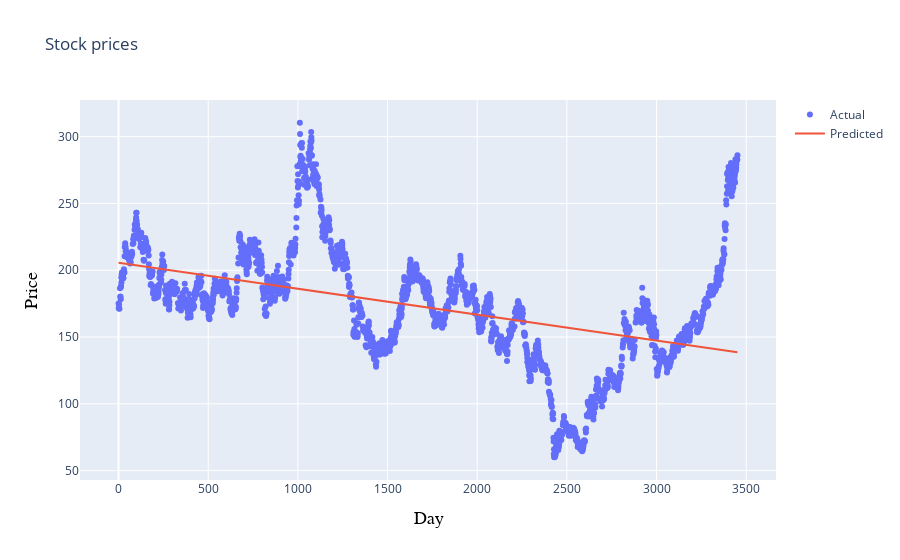

The notebook cell saved with this chart:
### Code cell
iplot(plot2)

### Figure 1 — Plotly figure (JSON) as saved in the notebook; plotly's stock layout.template omitted (floating-point values rounded to 4 significant figures; data arrays with more than 128 entries replaced by an {"elided": "..."} marker saying what was removed)
{"data": [{"mode": "markers", "name": "Actual", "type": "scatter", "x": {"elided": "2416 int values"}, "y": {"elided": "2416 float values"}}, {"mode": "lines", "name": "Predicted", "type": "scatter", "x": {"elided": "2416 int values"}, "y": {"elided": "2416 float values"}}], "layout": {"title": {"text": "Stock prices"}, "xaxis": {"title": {"font": {"color": "black", "family": "Courier New,monospace", "size": 18}, "text": "Day"}}, "yaxis": {"title": {"font": {"color": "black", "family": "Courier New,monospace", "size": 18}, "text": "Price"}}}}
